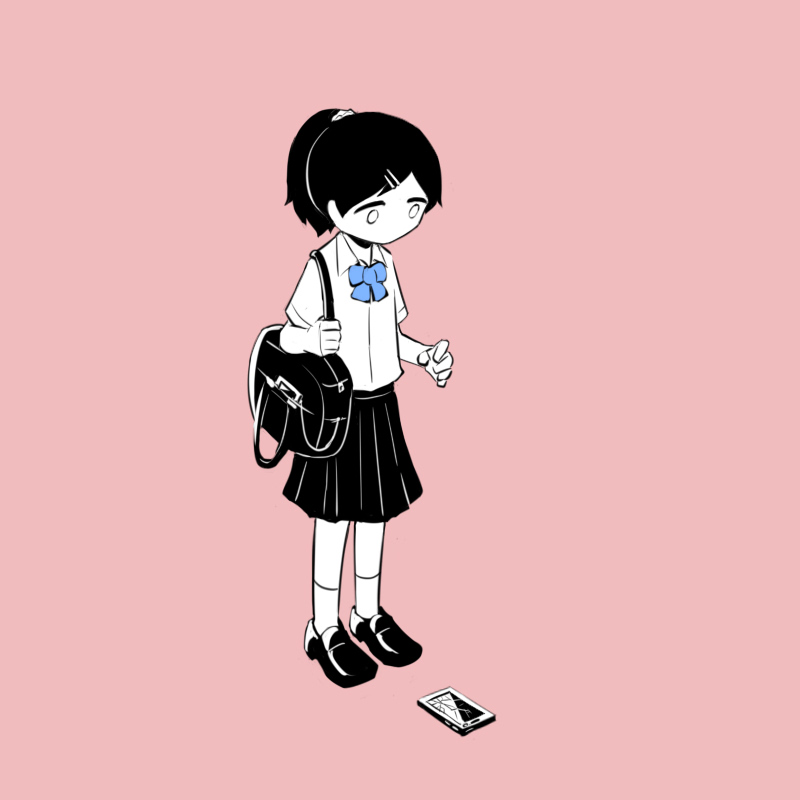
#> input picture test/Ctrl+Z-2.jpg, 800 x 800 px; its folder holds only this picture in this run
$ python -i imgproc.py   (imports and definitions only)   (older library calls are emulated)
#> lines starting #> are read from the running program, lines starting #| are printed output that depends on the picture
#> in featurize, img is the input picture: PIL image 800x800 RGB; mean R, G, B 224.8, 178.4, 180.3
#!/usr/bin/env python3

import logging
import pickle
import gzip
from io import BytesIO
import numpy as np
from enum import IntEnum
from PIL import Image, ImageFilter, ImageDraw, ImageFont

from .settings import *
from .models import *

__all__ = ['SimRatioMatrix', 'Feature', 'pkl', 'HWRatio', 'resize_by_hwlimit', 'high_contrast_bw_hexstr']

class SimRatioMatrix:

  TYPES_DEPTH = 3  # 3 types of sim_ratio: edge_avghash, grey_avghash, grey_absdiff
  MASK_DEPTH = 2   # whether use round_mask

  # [43 lines left out: functions __init__, __setitem__, __getitem__, expand, from_bytes, to_bytes, not called in this run]

class PrincipleHues:

  def __init__(self, phs):
    if not isinstance(phs, list): raise TypeError

    self.phs = phs    # list of 3-tuples [(R, G, B)]
    self.phs_hexstr = [rgb2hexstr(ph) for ph in phs]

  @staticmethod
  def from_image(img, count):
    # thumbnailize
#> called with count = 4
    _hw = FEATURE_VECTOR_HW
    img = resize_by_hwlimit(img, _hw)
#> in resize_by_hwlimit, `img = img.resize(sz, sample)`:
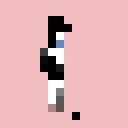
#> img: PIL image 16x16 RGB (shown 8 times larger); mean R, G, B 223.4, 177.3, 179.3

    # mosaic filter
    #  keep 0 as unchanged (H = S = 0 means pure greyness in HSV space)
    #  offset by 0.5 for linear interplotion
    img = img.convert('HSV')
#> img: PIL image 16x16 HSV; mean H, S, V 225, 49.7, 223.8
    hsv = list(img.split())
#> hsv = 3 items
    for i in range(len(hsv)):
      _ratio = 256 // REDUCED_HUE_SCALES[i]
      hsv[i] = hsv[i].point(lambda x: x and int((x // _ratio + 0.5) * _ratio) or 0)
#> this loop made 3 passes
    img = Image.merge('HSV', hsv)
#> img: PIL image 16x16 HSV; mean H, S, V 220.5, 43.4, 223.6

    # mode filter to reduce hues
    img = img.filter(ImageFilter.ModeFilter((_hw >> 3) + 1))
#> img: PIL image 16x16 HSV; mean H, S, V 224.8, 43.9, 231.6
    img = img.convert('RGB')
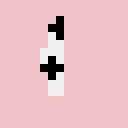
#> img: PIL image 16x16 RGB (shown 8 times larger); mean R, G, B 231.6, 190.4, 196.8

    # decide priciple ones
    phs = [ ]
    for hue in [rgb for _, rgb in sorted(img.getcolors(_hw ** 2), reverse=True)]:
      ignore = False
      for ph in phs:
        if rgb_distance(hue, ph) < HUE_DISTINGUISH_DISTANCE:
          ignore = True
          break
      if ignore: continue
      phs.append(hue)
      if len(phs) == count: break
#> this loop made 4 passes
#> hue on passes 2 to 4: (240, 240, 240), (0, 0, 0), (240, 195, 195)
#> hue on pass 1: (240, 195, 202)
#> after the loop, phs = [(240, 195, 202), (240, 240, 240), (0, 0, 0)]

    return PrincipleHues(phs)
#> in __init__, `self.phs_hexstr = [rgb2hexstr(ph) for ph in phs]`: self.phs_hexstr = ['#f0c3ca', '#f0f0f0', '#000000']

  # [21 lines left out: functions to_image, compability, not called in this run]

class FeatureVector:

  def __init__(self, featvec):
    if not isinstance(featvec, np.ndarray): raise TypeError
    if len(featvec.shape) != 2: raise ValueError

    self.fv = featvec.astype(np.float16)
    self.fv_len = np.prod(self.fv.shape)  # flattened length
    _mean = np.uint8(self.fv[self.fv != NONE_PIXEL_PADDING].mean())
    f = lambda x: 0 if x == NONE_PIXEL_PADDING else (x <= _mean and 1 or -1)  # FIXME: x <= mean is risky for single color image
    self.fv_bin = np.array([[f(x) for x in row] for row in featvec], dtype=np.int8)
    self.fv_masked = None     # calc and save on necessaryd

  @staticmethod
  def from_image(img, hw):
    imgpad = square_padding(img)
    thumbnail = imgpad.resize((hw, hw), Image.ANTIALIAS)
    im = np.array(thumbnail,  dtype=np.uint8)
    return FeatureVector(im)

  def to_image(self):
    return Image.fromarray(self.fv).convert('L')

  # [43 lines left out: functions similarity_by_avghash, similarity_by_absdiff, round_mask, not called in this run]

class Feature:

  def __init__(self):
    self.principle_hues = None  # instance of PrincipleHues
    self.featvec_edge = None    # instance of FeatureVector
    self.featvec_grey = None

  @staticmethod
  def featurize(img, hw=FEATURE_VECTOR_HW, phs=PRINCIPLE_HUES):
    if isinstance(img, Image.Image): pass
    elif isinstance(img, np.ndarray): img = Image.fromarray(img)
    elif isinstance(img, str): img = Image.open(img)
    else: raise TypeError

    ft = Feature()
    img = img.convert('RGB')
    ft.principle_hues = PrincipleHues.from_image(img, phs)
    grey = img.convert('L')
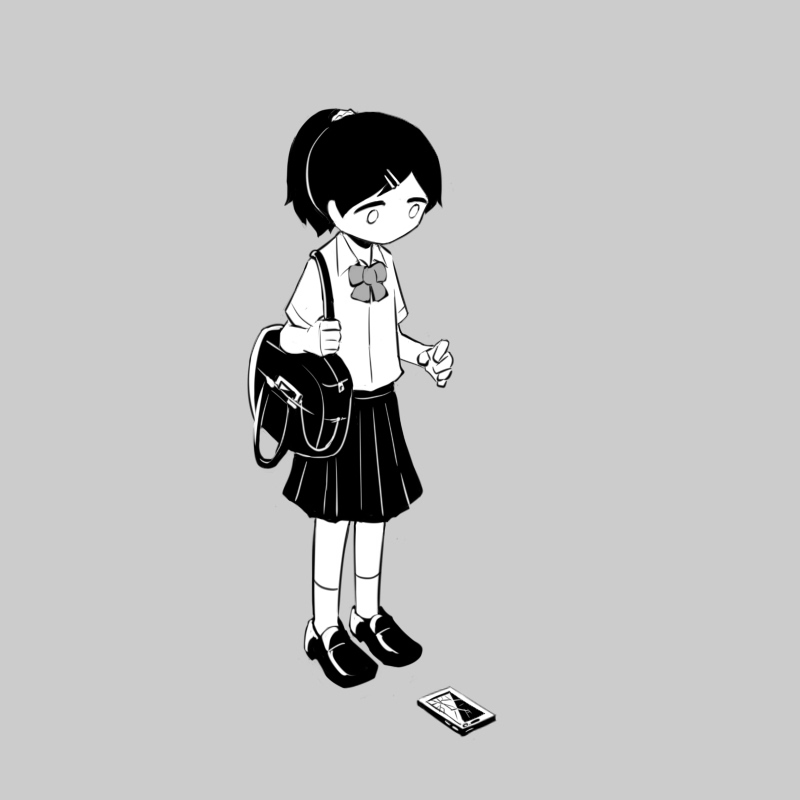
#> grey: PIL image 800x800 L; min 0, max 255, mean 192.7
    ft.featvec_grey = FeatureVector.from_image(grey, hw)
#> in from_image, `thumbnail = imgpad.resize((hw, hw), Image.ANTIALIAS)`:
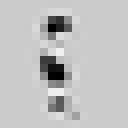
#> thumbnail: PIL image 16x16 L (shown 8 times larger); min 0, max 240, mean 192.8
    ft.featvec_grey._parent = ft  # backref of Feature
    edge = grey.filter(ImageFilter.CONTOUR)   # .filter(ImageFilter.EDGE_ENHANCE_MORE)
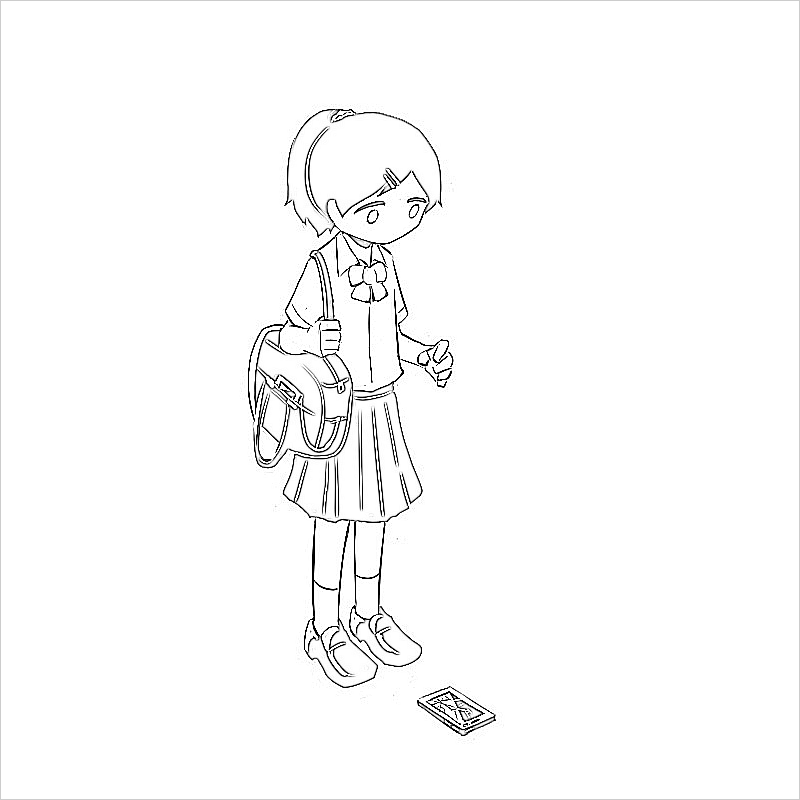
#> edge: PIL image 800x800 L; min 0, max 255, mean 250.6
    ft.featvec_edge = FeatureVector.from_image(edge, hw)
#> call 2 of from_image, with hw = 16
#> in from_image (call 2), `thumbnail = imgpad.resize((hw, hw), Image.ANTIALIAS)`:
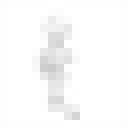
#> thumbnail: PIL image 16x16 L (shown 8 times larger); min 203, max 255, mean 250.4
    ft.featvec_edge._parent = ft  # backref of Feature
    return ft

  # [40 lines left out: functions from_bytes, to_bytes, pkl, not called in this run]

class HWRatio(IntEnum):
  # item named <shape>_<width>_<height>, but value is hwr = height / width
  SQUARE_1_1 =      100
  HORIZONTAL_4_3 =  100 * 3 // 4
  HORIZONTAL_3_2 =  100 * 2 // 3
  HORIZONTAL_16_9 = 100 * 9 // 16
  VERTICLE_3_4 =    100 * 4 // 3
  VERTICLE_2_3 =    100 * 3 // 2
  VERTICLE_9_16 =   100 * 16 // 9

def resize_by_hwlimit(img, hwlimit=640, sample=Image.NEAREST):
  # shrink image by given hwlimit, with aspect ratio kept
  # use default NEAREST keeps original color other than interplotion
  if max(img.size) > hwlimit:
    w, h = img.size
    if w >= h:
      sz = (hwlimit, h * hwlimit // w)
    else:
      sz = (w * hwlimit // h, hwlimit)
    img = img.resize(sz, sample)
  return img

def square_padding(img):
  # expand to fit a minimal square canvas
  w, h = img.size
  if w == h: return img

  # let's use the magic number 255 to represent the
  # padded invalid pixels, so adjust all REAL 255 to 254
  im = np.array(img, dtype=np.uint8)
  im[im == NONE_PIXEL_PADDING] = NONE_PIXEL_PADDING - 1

  mhw = max(img.size)
  impad = np.full((mhw, mhw), NONE_PIXEL_PADDING, dtype=np.uint8)
  if w > h:
    _len = (mhw * h) // w
    _y = (mhw - _len) >> 1
    rs, re = _y, _y + _len
    cs, ce = 0, w
  else:
    _len = (mhw * w) // h
    _x = (mhw - _len) >> 1
    rs, re = 0, h
    cs, ce = _x, _x + _len
  impad[rs:re, cs:ce] = im[0:h, 0:w]

  return Image.fromarray(impad).convert('L')

# [4 lines left out: function rgb2grey, not called in this run]

def rgb2hexstr(rgb) -> str:
  r, g, b = int(rgb[0]), int(rgb[1]), int(rgb[2])
  return '#' + hex((r << 16) + (g << 8) + (b))[2:].rjust(6, '0')

def rgb_distance(rgb1, rgb2) -> float:
  # distance in LAB color space, but input is RGB
  # see: https://blog.csdn.net/qq_16564093/article/details/80698479
  R, G, B = [x - y for x, y in zip(rgb1, rgb2)]
  rmean = (rgb1[0] + rgb2[0]) / 2
  c = np.sqrt((2 + rmean / 256) * (R ** 2) + 4 * (G ** 2) + (2 + (255 - rmean) / 256) * (B ** 2))
  return float(c)

def high_contrast_bw_hexstr(rgb):
  return rgb2grey(rgb) <= 192 and '#FFFFFF' or '#000000'

# [36 lines left out: functions hsv2rgb, rgb2hsv, not called in this run]

>>> result = Feature().featurize('../test/Ctrl+Z-2.jpg')

$ run again, on test/Ctrl+Z-3.jpg
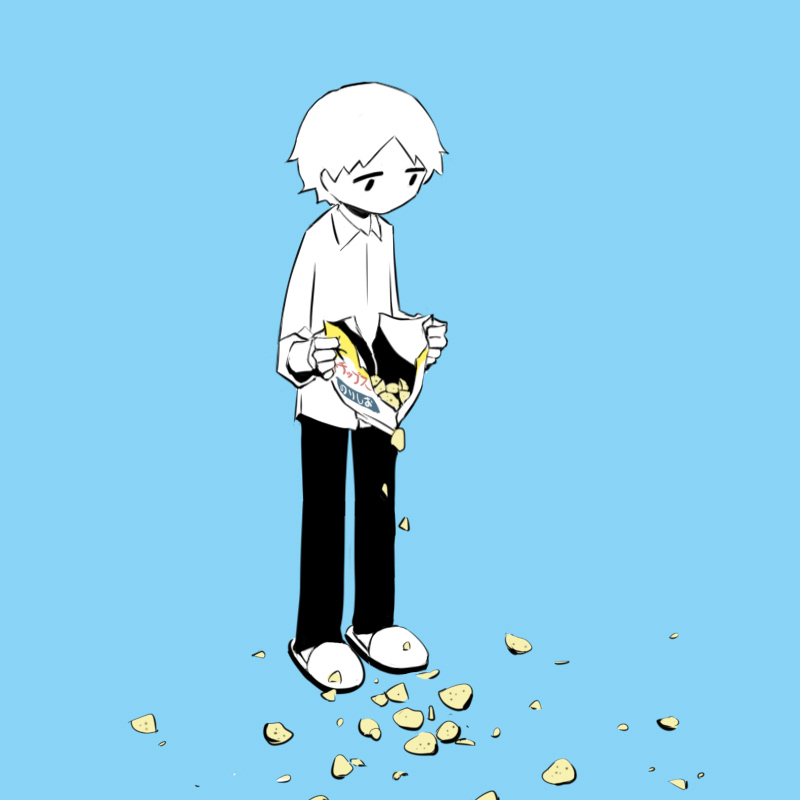
#> input picture test/Ctrl+Z-3.jpg, 800 x 800 px
#> in featurize, img is the input picture: PIL image 800x800 RGB; mean R, G, B 139.9, 205.5, 235.7
#> hsv = 3 items
#> the loop in from_image, `for i in range(len(hsv)):` made 3 passes
#> the loop in from_image, `for hue in [rgb for _, rgb in sorted(img.getcolors(_hw ** 2), reverse=..` made 3 passes
#> hue on passes 2 to 3: (240, 240, 240), (0, 0, 0)
#> after the loop in from_image, `for hue in [rgb for _, rgb in sorted(img.getcolors(_hw ** 2), reverse=..`: phs = [(135, 219, 240), (240, 240, 240), (0, 0, 0)]
#> self.phs_hexstr = ['#87dbf0', '#f0f0f0', '#000000']
#> in featurize, `grey = img.convert('L')`:
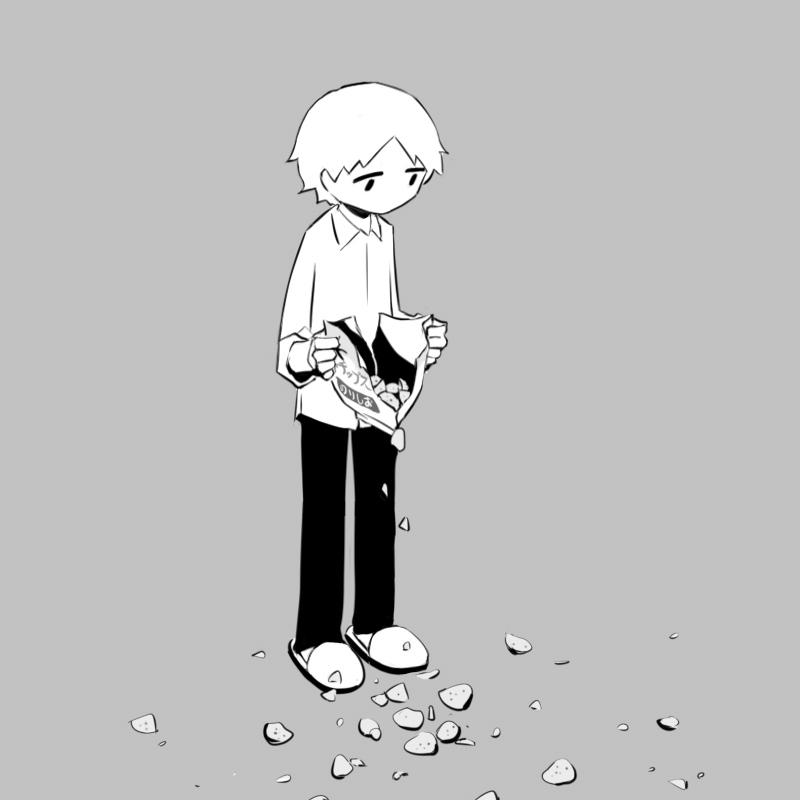
#> grey: PIL image 800x800 L; min 0, max 255, mean 189.5
#> in from_image (call 2), `thumbnail = imgpad.resize((hw, hw), Image.ANTIALIAS)`:
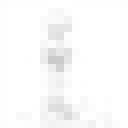
#> thumbnail: PIL image 16x16 L (shown 8 times larger); min 202, max 255, mean 250.7

$ run again, on test/Ctrl+Z-4.jpg
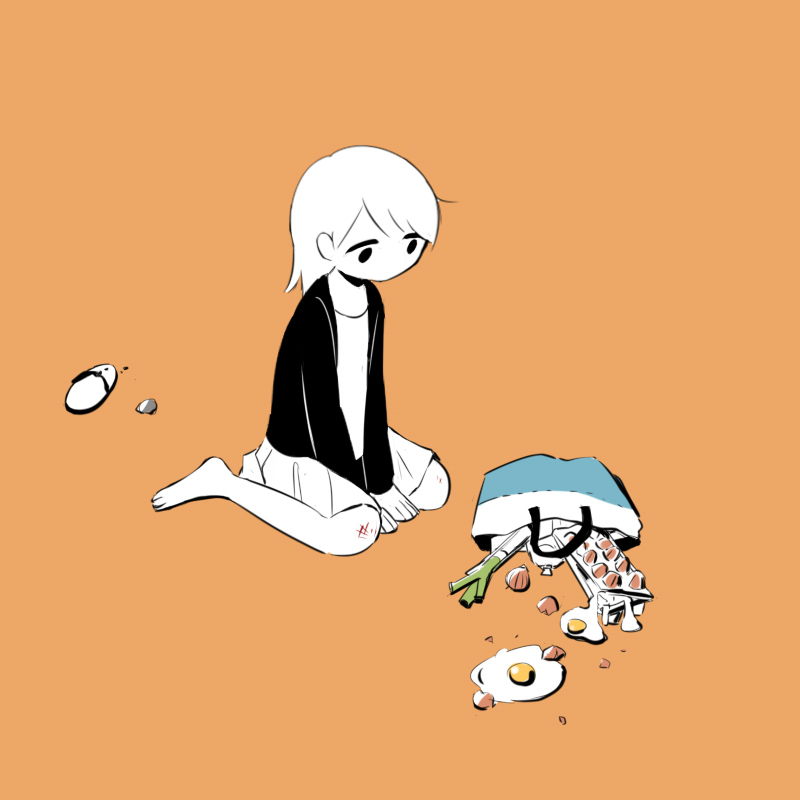
#> input picture test/Ctrl+Z-4.jpg, 800 x 800 px
#> in featurize, img is the input picture: PIL image 800x800 RGB; mean R, G, B 228.2, 168.5, 111.9
#> hsv = 3 items
#> the loop in from_image, `for i in range(len(hsv)):` made 3 passes
#> the loop in from_image, `for hue in [rgb for _, rgb in sorted(img.getcolors(_hw ** 2), reverse=..` made 5 passes
#> hue on passes 2 to 4: (240, 240, 240), (0, 0, 0), (240, 194, 135)
#> after the loop in from_image, `for hue in [rgb for _, rgb in sorted(img.getcolors(_hw ** 2), reverse=..`: phs = [(240, 181, 104), (240, 240, 240), (0, 0, 0), (208, 208, 208)]
#> self.phs has the same summary as phs in from_image
#> self.phs_hexstr = ['#f0b568', '#f0f0f0', '#000000', '#d0d0d0']
#> in featurize, `grey = img.convert('L')`:
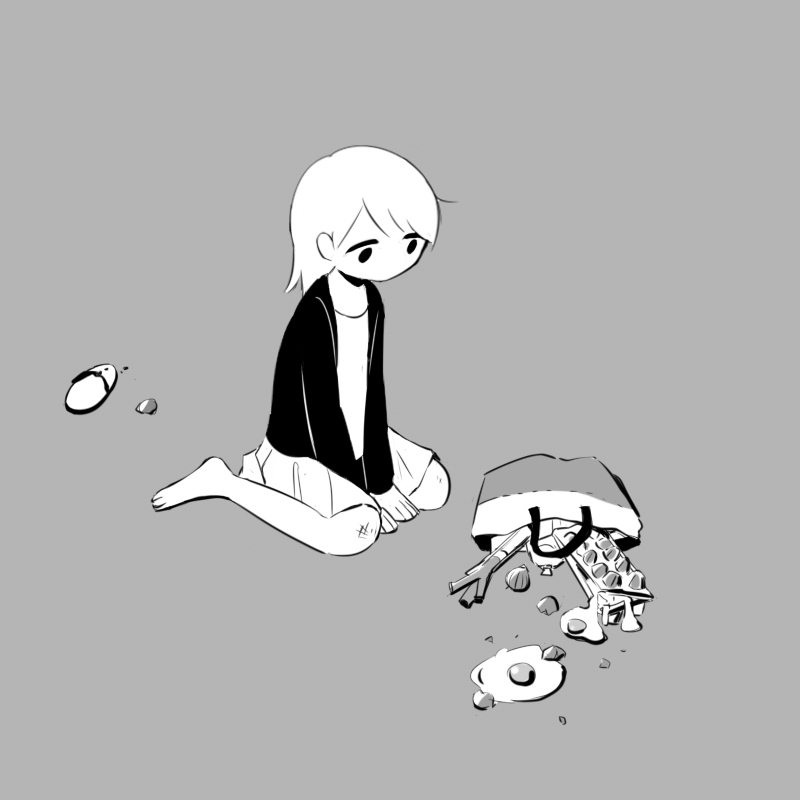
#> grey: PIL image 800x800 L; min 0, max 255, mean 179.7
#> in from_image (call 2), `thumbnail = imgpad.resize((hw, hw), Image.ANTIALIAS)`:
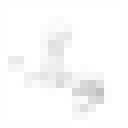
#> thumbnail: PIL image 16x16 L (shown 8 times larger); min 192, max 255, mean 250.2
